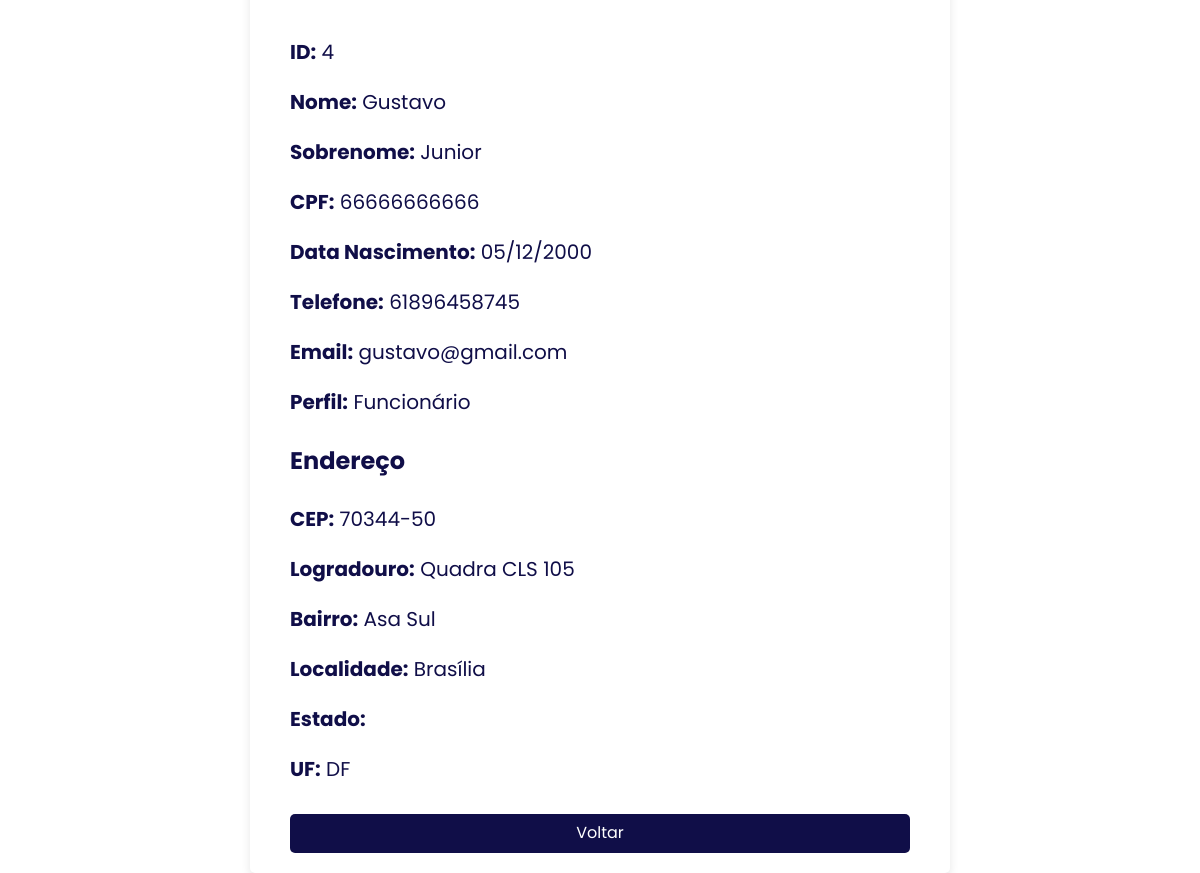
The app's page /crud/public/visualizar_usuario.php?id=4 with its own data.
### tables this page shows
CREATE TABLE `usuarios` (
  `id` int(11) NOT NULL,
  `nome` varchar(100) NOT NULL,
  `sobrenome` varchar(100) NOT NULL,
  `cpf` varchar(14) NOT NULL,
  `telefone` varchar(15) NOT NULL,
  `email` varchar(100) NOT NULL,
  `senha` varchar(255) NOT NULL,
  `criado_em` timestamp NOT NULL DEFAULT current_timestamp(),
  `perfil_id` int(11) NOT NULL,
  `data_nascimento` date DEFAULT NULL
);

CREATE TABLE `enderecos` (
  `id` int(11) NOT NULL,
  `usuario_id` int(11) DEFAULT NULL,
  `cep` varchar(10) NOT NULL,
  `logradouro` varchar(255) NOT NULL,
  `bairro` varchar(100) NOT NULL,
  `localidade` varchar(100) NOT NULL,
  `uf` char(2) NOT NULL,
  `estado` varchar(100) NOT NULL
);

### crud/config/DataBase.php (called while the page is built, shortened)
<?php
class DataBase {
    private $host = "localhost";
    private $user = "root";
    private $password = "";
    private $dbname = "adote_pet3";
    public $conn;
    public function __construct() {
        $this->conn = new mysqli($this->host, $this->user, $this->password,  $this->dbname);
    }
    public function getConnection(){
        return $this->conn;
    }
}
?>

### crud/controllers/UsuarioController.php (called while the page is built, shortened)
<?php
require_once '../config/DataBase.php';
require_once '../models/Usuario.php';
require_once '../models/Endereco.php';
class UsuarioController {
    private $usuario;
    private $endereco;
    public function __construct($db) {
        $this->usuario = new Usuario($db);
        $this->endereco = new Endereco($db);
    }
    public function read($id) {
        try {
            $usuario = $this->usuario->read($id);
            try {
                $endereco = $this->endereco->buscarEnderecoPorUsuarioId($id);
            } catch (Exception $e) {
                $endereco = null;
            }
            return [
                'usuario' => $usuario,
                'endereco' => $endereco
            ];
        } catch (Exception $e) {
            error_log('Erro ao ler usuário: ' . $e->getMessage());
            throw new Exception("Falha ao buscar o usuário.");
        }
    }
}
?>

### crud/models/Usuario.php (called while the page is built, shortened)
<?php
require_once '../config/DataBase.php';
class Usuario
{
    private $conn;
    private $table_name = 'usuarios';
    public function __construct($db)
    {
        $this->conn = $db;
    }
    public function read($id)
    {
        $sql = "SELECT * FROM " . $this->table_name . " WHERE id = ?";
        $stmt = $this->conn->prepare($sql);
        $stmt->bind_param("i", $id);
        $stmt->execute();
        $result = $stmt->get_result();
        if ($result->num_rows > 0) {
            return $result->fetch_assoc();
        }
        return null;
    }
}
?>

### crud/models/Endereco.php (called while the page is built, shortened)
<?php
require_once '../config/DataBase.php';
class Endereco
{
    private $conn;
    public function __construct($db)
    {
        $this->conn = $db;
    }
    public function buscarEnderecoPorUsuarioId($usuario_id)
    {
        $query = "SELECT * FROM enderecos WHERE usuario_id = ?";
        $stmt = $this->conn->prepare($query);
        $stmt->bind_param('i', $usuario_id);
        $stmt->execute();
        $result = $stmt->get_result();
        $endereco = $result->fetch_assoc();
        return $endereco;
    }
}
?>

### crud/public/visualizar_usuario.php (the view, shortened to what this page needs)
<?php
require_once '../config/DataBase.php';
require_once '../controllers/UsuarioController.php';
$db = new DataBase();
$usuarioController = new UsuarioController($db->getConnection());
$usuario_id = $_GET['id'] ?? 0;
$data = $usuarioController->read($usuario_id);
$usuario = $data['usuario'];
$endereco = $data['endereco'];
?>
<!DOCTYPE html>
<html lang="pt-BR">
<head>
    <link rel="stylesheet" href="https://cdnjs.cloudflare.com/ajax/libs/normalize/8.0.1/normalize.min.css">
    <link rel="stylesheet" href="https://cdnjs.cloudflare.com/ajax/libs/font-awesome/6.5.0/css/all.min.css">
</head>
<body>
    <div class="container">
        <h1>Detalhes do Usuário</h1>
        <p><strong>ID:</strong> <?php echo $usuario['id']; ?></p>
        <p><strong>Nome:</strong> <?php echo htmlspecialchars($usuario['nome']); ?></p>
        <p><strong>Sobrenome:</strong> <?php echo htmlspecialchars($usuario['sobrenome']); ?></p>
        <p><strong>CPF:</strong> <?php echo htmlspecialchars($usuario['cpf']); ?></p>
        <p><strong>Data Nascimento:</strong>
            <?php echo htmlspecialchars((new DateTime($usuario['data_nascimento']))->format('d/m/Y')); ?></p>
        <p><strong>Telefone:</strong> <?php echo htmlspecialchars($usuario['telefone']); ?></p>
        <p><strong>Email:</strong> <?php echo htmlspecialchars($usuario['email']); ?></p>
        <p><strong>Perfil:</strong> <?php echo $usuario['perfil_id'] == 1 ? 'Funcionário' : 'Usuário Comum'; ?></p>
        <h2>Endereço</h2>
        <p><strong>CEP:</strong> <?php echo htmlspecialchars($endereco['cep']); ?></p>
        <p><strong>Logradouro:</strong> <?php echo htmlspecialchars($endereco['logradouro']); ?></p>
        <p><strong>Bairro:</strong> <?php echo htmlspecialchars($endereco['bairro']); ?></p>
        <p><strong>Localidade:</strong> <?php echo htmlspecialchars($endereco['localidade']); ?></p>
        <p><strong>Estado:</strong> <?php echo htmlspecialchars($endereco['estado']); ?></p>
        <p><strong>UF:</strong> <?php echo htmlspecialchars($endereco['uf']); ?></p>
        <a href="listar_usuarios.php">Voltar</a>
    </div>
</body>
</html>

### crud/public/visualizar_usuario.php (style rules this page uses)
body { font-family: "Poppins", sans-serif; background-color: #fff; color: #100e48; margin: 0; display: flex; justify-content: center; align-items: center; height: 100vh; }
.container { background-color: #fff; padding: 20px 40px; border-radius: 5px; box-shadow: 0 4px 10px rgba(0, 0, 0, 0.1); max-width: 700px; width: 90%; box-sizing: border-box; text-align: left; display: flex; flex-direction: column; }
h1 { text-align: center; color: #100e48; }
p { margin: 10px 0; font-size: 20px; line-height: 1.5; }
a { display: inline-block; background-color: #100e48; color: #fff; padding: 10px 15px; border-radius: 5px; text-decoration: none; margin-top: 20px; text-align: center; }

### records on screen
usuarios: id "4", nome "Gustavo", sobrenome "Junior", cpf "66666666666", data_nascimento "05/12/2000", telefone "61896458745", email "gustavo@gmail.com"
enderecos: cep "70344-50", logradouro "Quadra CLS 105", bairro "Asa Sul", localidade "Brasília", uf "DF"
